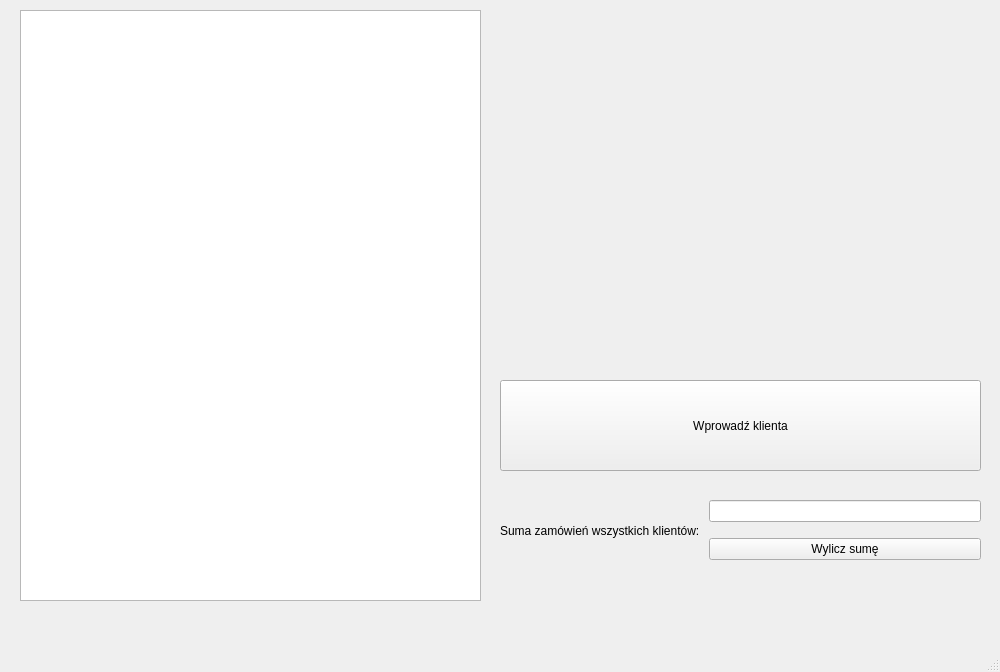
<?xml version="1.0" encoding="UTF-8"?>
<ui version="4.0">
 <class>MainWindow</class>
 <widget class="QMainWindow" name="MainWindow">
  <property name="geometry">
   <rect>
    <x>0</x>
    <y>0</y>
    <width>1000</width>
    <height>672</height>
   </rect>
  </property>
  <property name="windowTitle">
   <string>MainWindow</string>
  </property>
  <widget class="QWidget" name="centralwidget">
   <widget class="QLabel" name="label_2">
    <property name="geometry">
     <rect>
      <x>760</x>
      <y>10</y>
      <width>211</width>
      <height>171</height>
     </rect>
    </property>
    <property name="text">
     <string/>
    </property>
    <property name="pixmap">
     <pixmap resource="zasoby.qrc">:/obrazy/logo.png</pixmap>
    </property>
    <property name="scaledContents">
     <bool>true</bool>
    </property>
   </widget>
   <widget class="QPushButton" name="dodajKlienta_pushButton">
    <property name="geometry">
     <rect>
      <x>500</x>
      <y>380</y>
      <width>481</width>
      <height>91</height>
     </rect>
    </property>
    <property name="text">
     <string>Wprowadź klienta</string>
    </property>
   </widget>
   <widget class="QListWidget" name="klienci_listWidget">
    <property name="geometry">
     <rect>
      <x>20</x>
      <y>10</y>
      <width>461</width>
      <height>591</height>
     </rect>
    </property>
   </widget>
   <widget class="QWidget" name="">
    <property name="geometry">
     <rect>
      <x>500</x>
      <y>490</y>
      <width>481</width>
      <height>81</height>
     </rect>
    </property>
    <layout class="QHBoxLayout" name="horizontalLayout">
     <item>
      <widget class="QLabel" name="label_3">
       <property name="text">
        <string>Suma zamówień wszystkich klientów: </string>
       </property>
      </widget>
     </item>
     <item>
      <layout class="QVBoxLayout" name="verticalLayout">
       <item>
        <widget class="QLineEdit" name="suma_lineEdit"/>
       </item>
       <item>
        <widget class="QPushButton" name="wyliczSume_pushButton">
         <property name="text">
          <string>Wylicz sumę</string>
         </property>
        </widget>
       </item>
      </layout>
     </item>
    </layout>
   </widget>
  </widget>
  <widget class="QMenuBar" name="menubar">
   <property name="geometry">
    <rect>
     <x>0</x>
     <y>0</y>
     <width>1000</width>
     <height>25</height>
    </rect>
   </property>
  </widget>
  <widget class="QStatusBar" name="statusbar"/>
 </widget>
 <resources>
  <include location="zasoby.qrc"/>
 </resources>
 <connections/>
</ui>
